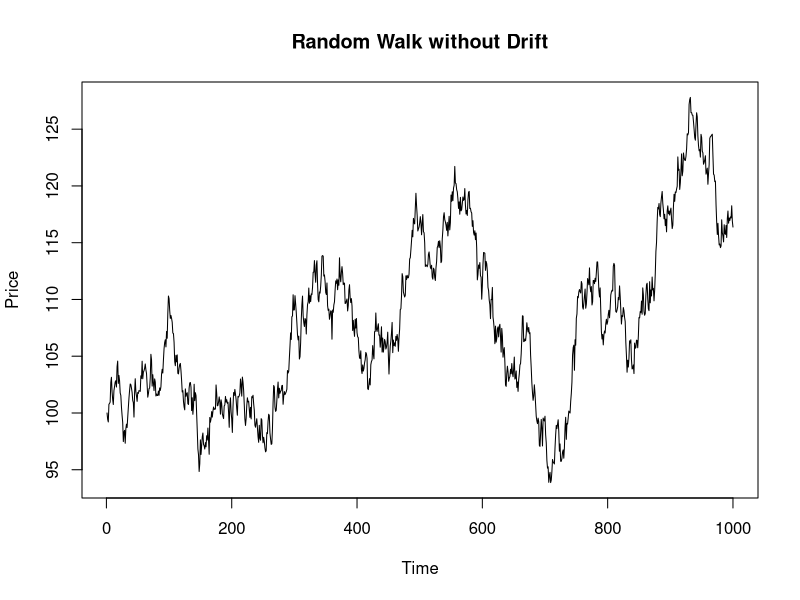
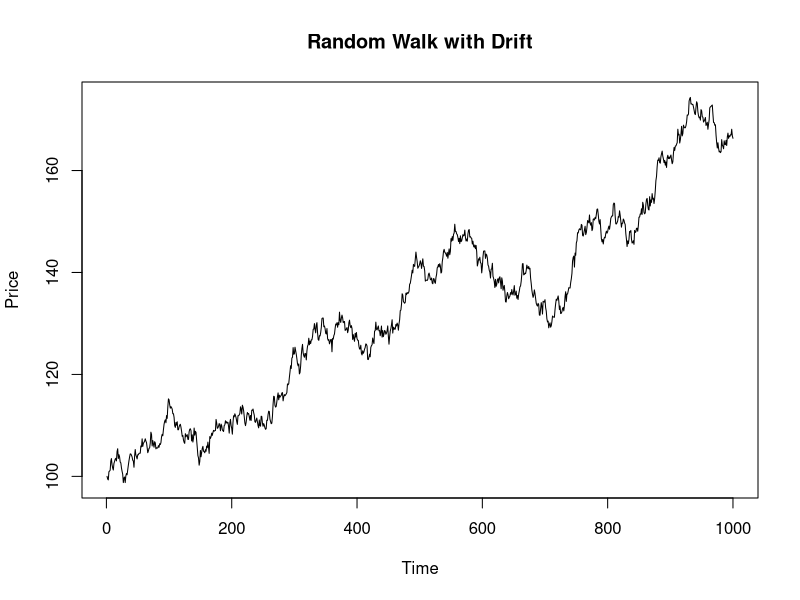

Write R code to recreate these figures, in order.
## ---- chunk 1
x <- 80

#if-else
if(x > 60) {
    rule <- "Buy"
} else {
    rule <- "Sell"
}

print(rule)

#ifelse
x <- 80

rule <- ifelse(x > 60, "Buy", "Sell")

print(rule)
#part c
x <- 95

if(x > 90) {
    grade <- "Buy"
} else if(x >= 70) {
    grade <- "Hold"
} else {
    grade <- "Sell"
}

print(grade)
#partd
x <- 95

rule <- ifelse(x > 90, "Buy", ifelse(x >= 70, "Hold", "Sell"))

print(rule)
## ---- chunk 2
for (i in 1:10) {
    square <- i^2
    print(square)
}
#partb
sum <- 0

for (i in 100:1000) {
    sum <- sum + i
}

print(sum)
## ---- chunk 3
# Set seed
set.seed(123)

# periods
n <- 1000


p <- numeric(n)

p[1] <- 100


for (t in 2:n) {
 
    epsilon <- rnorm(1)
    
    # Calculate the price at time t
  
    p[t] <- p[t-1] +  epsilon
}

# Plot the price values 
plot(p, type = "l", main = "Random Walk without Drift", xlab = "Time", ylab = "Price")
#u=0.05
# Set seed
set.seed(123)


n <- 1000


mu <- 0.05


p <- numeric(n)

# Set the initial price
p[1] <- 100


for (t in 2:n) {
    # Generate a random value 
    epsilon <- rnorm(1)
    
    # Calculate the price 
    p[t] <- p[t-1] + mu + epsilon
}

# Plot the price values 
plot(p, type = "l", main = "Random Walk with Drift", xlab = "Time", ylab = "Price")
